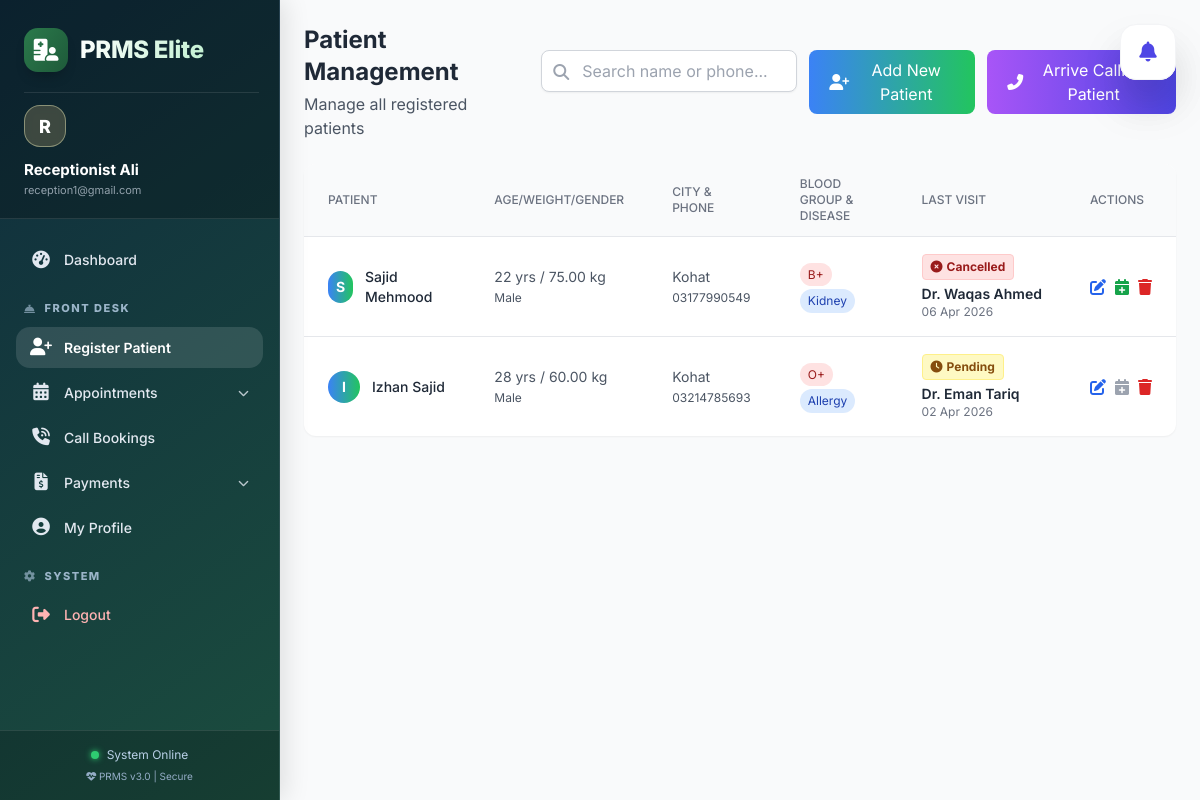
Before: /receptionist/patients.php (signed in) with the older database file.
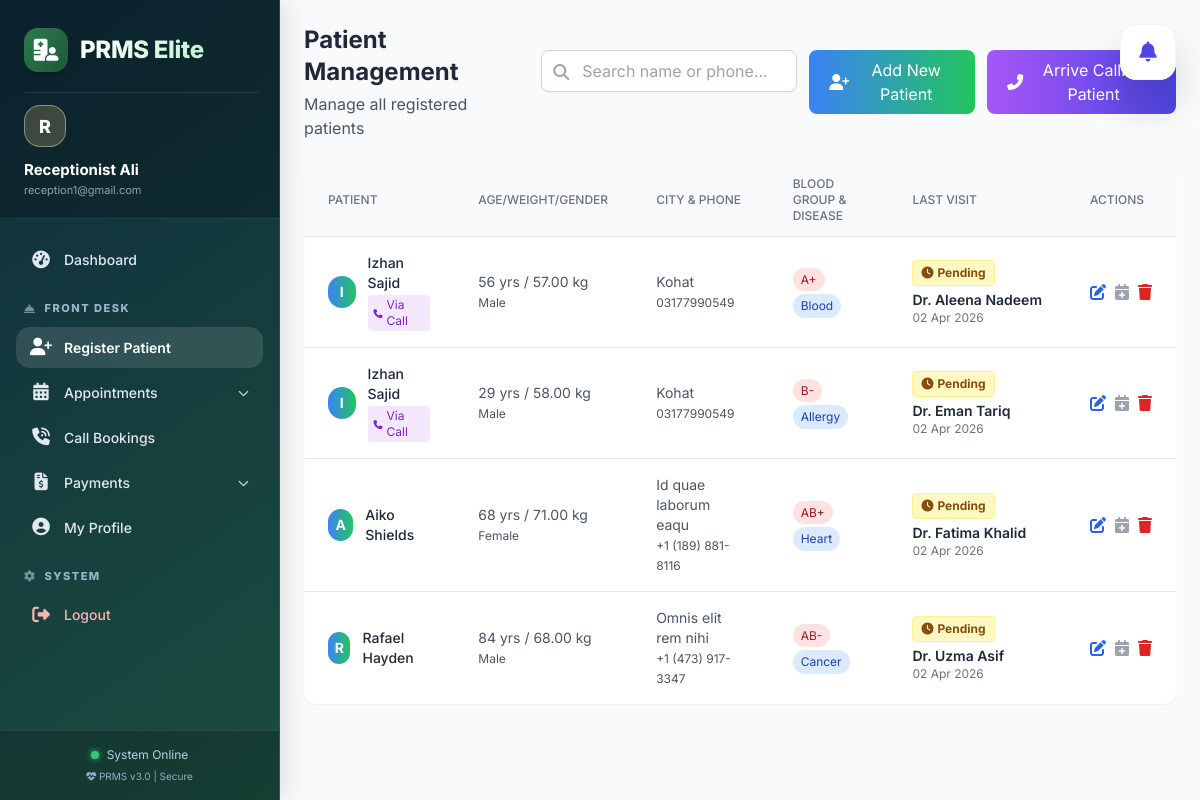
After: the same page with the newer database file.
### tables this page shows
CREATE TABLE `patients` (
  `id` int(11) NOT NULL,
  `name` varchar(100) DEFAULT NULL,
  `age` int(11) DEFAULT NULL,
  `weight` decimal(5,2) DEFAULT NULL,
  `disease` int(11) DEFAULT NULL,
  `gender` enum('male','female','other') DEFAULT NULL,
  `phone` varchar(20) DEFAULT NULL,
  `address` text DEFAULT NULL,
  `blood_group` varchar(10) DEFAULT NULL,
  `status` enum('active','inactive') DEFAULT 'active',
  `created_at` timestamp NOT NULL DEFAULT current_timestamp()
);

### receptionist/patients.php (the view, shortened to what the changed rows need)
<?php
require_once '../config/db.php';
$search = isset($_GET['search']) ? mysqli_real_escape_string($conn, $_GET['search']) : '';
$where_clause = "";
$patients_query = "SELECT p.*,
                   (SELECT COUNT(*) FROM appointments
                    WHERE patient_id = p.id AND status = 'pending') as pending_appointments,
                   (SELECT name FROM categories WHERE id = p.disease) as disease_name,
                   (SELECT a.status FROM appointments a
                    WHERE a.patient_id = p.id
                    ORDER BY a.created_at DESC LIMIT 1) as last_appt_status,
                   (SELECT u.name FROM appointments a
                    JOIN doctors d ON a.doctor_id = d.id
                    JOIN users u ON d.user_id = u.id
                    WHERE a.patient_id = p.id
                    ORDER BY a.created_at DESC LIMIT 1) as last_doctor_name,
                   (SELECT a.appointment_date FROM appointments a
                    WHERE a.patient_id = p.id
                    ORDER BY a.created_at DESC LIMIT 1) as last_appt_date,
                   (SELECT COUNT(*) FROM call_appointments ca
                    WHERE ca.patient_id = p.id AND ca.status = 'visited') as via_call_count
                   FROM patients p
                   $where_clause
                   ORDER BY p.created_at DESC";
if (!$search) {
    $patients_query .= " LIMIT 50";
}
$patients_result = mysqli_query($conn, $patients_query);
include '../includes/header.php';
?>
<div class="flex-1 overflow-y-auto bg-gray-50">
    <div class="p-6">
        <div class="flex flex-col md:flex-row justify-between items-start md:items-center gap-4 mb-6">
            <div>
                <h1 class="text-2xl font-bold text-gray-800">Patient Management</h1>
            </div>
        </div>
        <div class="bg-white rounded-xl shadow-sm overflow-hidden">
            <div class="overflow-x-auto">
                <table class="w-full">
                    <thead class="bg-gray-50 border-b">
                        <tr>
                            <th class="px-6 py-3 text-left text-xs font-medium text-gray-500 uppercase">Patient</th>
                            <th class="px-6 py-3 text-left text-xs font-medium text-gray-500 uppercase">Age/Weight/Gender</th>
                            <th class="px-6 py-3 text-left text-xs font-medium text-gray-500 uppercase">City & Phone</th>
                            <th class="px-6 py-3 text-left text-xs font-medium text-gray-500 uppercase">Blood Group & Disease</th>
                            <th class="px-6 py-3 text-left text-xs font-medium text-gray-500 uppercase">Last Visit</th>
                            <th class="px-6 py-3 text-left text-xs font-medium text-gray-500 uppercase">Actions</th>
                        </tr>
                    </thead>
                    <tbody class="divide-y divide-gray-200">
                        <?php if (mysqli_num_rows($patients_result) > 0): ?>
                            <?php while ($patient = mysqli_fetch_assoc($patients_result)): ?>
                                <tr class="hover:bg-gray-50 transition">
                                    <td class="px-6 py-4">
                                        <div class="flex items-center">
                                            <div class="w-8 h-8 rounded-full bg-gradient-to-r from-blue-500 to-green-500 flex items-center justify-center text-white text-sm font-bold">
                                                <?php echo strtoupper(substr($patient['name'], 0, 1)); ?>
                                            </div>
                                            <div class="ml-3">
                                                <p class="text-sm font-medium text-gray-800"><?php echo htmlspecialchars($patient['name']); ?></p>
                                                <?php if ($patient['via_call_count'] > 0): ?>
                                                    <span class="inline-flex items-center px-1.5 py-0.5 rounded text-xs bg-purple-100 text-purple-700 mt-0.5">
                                                        <i class="fas fa-phone mr-1" style="font-size:9px"></i>Via Call
                                                    </span>
                                                <?php endif; ?>
                                            </div>
                                        </div>
                                    </td>
                                    <td class="px-6 py-4 text-sm text-gray-600">
                                        <?php echo $patient['age']; ?> yrs / <?php echo $patient['weight']; ?> kg <br>
                                        <span class="capitalize text-xs"><?php echo $patient['gender']; ?></span>
                                    </td>
                                    <td class="px-6 py-4 text-sm text-gray-600">
                                        <?php echo htmlspecialchars($patient['address']); ?><br>
                                        <span class="text-xs"><?php echo htmlspecialchars($patient['phone']); ?></span>
                                    </td>
                                    <td class="px-6 py-4">
                                        <?php if ($patient['blood_group']): ?>
                                            <span class="px-2 py-1 text-xs rounded-full bg-red-100 text-red-800">
                                                <?php echo htmlspecialchars($patient['blood_group']); ?>
                                            </span>
                                        <?php else: ?>
                                            <span class="text-gray-400 text-sm">—</span>
                                        <?php endif; ?>
                                        <br>
                                        <?php if ($patient['disease_name']): ?>
                                            <span class="px-2 py-1 text-xs rounded-full bg-blue-100 text-blue-800 mt-1 inline-block">
                                                <?php echo htmlspecialchars($patient['disease_name']); ?>
                                            </span>
                                        <?php endif; ?>
                                    </td>
                                    <td class="px-6 py-4">
                                        <?php if ($patient['last_appt_status']): ?>
                                            <?php
                                                $status_cfg = [
                                                    'pending'   => ['bg-yellow-100 text-yellow-800 border-yellow-200', 'fa-clock',        'Pending'],
                                                    'completed' => ['bg-green-100 text-green-800 border-green-200',  'fa-check-circle',  'Completed'],
                                                    'cancelled' => ['bg-red-100 text-red-800 border-red-200',      'fa-times-circle',  'Cancelled'],
                                                ];
                                                $s = $patient['last_appt_status'];
                                                [$cls, $ico, $lbl] = $status_cfg[$s] ?? ['bg-gray-100 text-gray-600 border-gray-200', 'fa-circle', ucfirst($s)];
                                            ?>
                                            <span class="inline-flex items-center px-2 py-1 rounded border text-xs font-bold <?php echo $cls; ?>">
                                                <i class="fas <?php echo $ico; ?> mr-1"></i><?php echo $lbl; ?>
                                            </span>
                                            <?php if ($patient['last_doctor_name']): ?>
                                                <p class="text-sm font-semibold text-gray-800 mt-1 truncate max-w-[150px]" title="<?php echo htmlspecialchars($patient['last_doctor_name']); ?>">
                                                   Dr. <?php echo htmlspecialchars(trim(str_replace('Dr.', '', $patient['last_doctor_name']))); ?>
                                                </p>
                                            <?php endif; ?>
                                            <?php if ($patient['last_appt_date']): ?>
                                                <p class="text-xs text-gray-500">
                                                    <?php echo date('d M Y', strtotime($patient['last_appt_date'])); ?>
                                                </p>
                                            <?php endif; ?>
                                        <?php else: ?>
                                            <div class="text-center py-2">
                                                <span class="text-gray-400 text-xs italic">No visits yet</span>
                                            </div>
                                        <?php endif; ?>
                                    </td>
                                    <td class="px-6 py-4">
                                        <div class="flex space-x-2">
                                            <button onclick="openEditModal(<?php echo $patient['id']; ?>, '<?php echo addslashes($patient['name']); ?>', <?php echo $patient['age']; ?>, <?php echo (float)$patient['weight']; ?>, <?php echo (int)$patient['disease']; ?>, '<?php echo $patient['gender']; ?>', '<?php echo htmlspecialchars($patient['phone']); ?>', '<?php echo addslashes($patient['address']); ?>', '<?php echo $patient['blood_group']; ?>', '<?php echo $patient['status']; ?>')"
                                                class="text-blue-600 hover:text-blue-800 transition" title="Edit">
                                                <i class="fas fa-edit"></i>
                                            </button>
                                            <?php if ($patient['pending_appointments'] > 0): ?>
                                                <span class="text-gray-400 cursor-not-allowed" title="Has pending appointment">
                                                    <i class="fas fa-calendar-plus"></i>
                                                </span>
                                            <?php else: ?>
                                                <a href="appointments/create.php?patient_id=<?php echo $patient['id']; ?>"
                                                    class="text-green-600 hover:text-green-800 transition" title="Book Appointment">
                                                    <i class="fas fa-calendar-plus"></i>
                                                </a>
                                            <?php endif; ?>
                                            <a href="javascript:void(0)"
                                                onclick="confirmDelete(<?php echo $patient['id']; ?>, '<?php echo htmlspecialchars($patient['name']); ?>')"
                                                class="text-red-600 hover:text-red-800 transition" title="Delete">
                                                <i class="fas fa-trash"></i>
                                            </a>
                                        </div>
                                    </td>
                                </tr>
                            <?php endwhile; ?>
                        <?php endif; ?>
        </tbody>
        </table>
        </div>
    </div>
</div>
</div>

Changed rows visible on the page:
removed patients: name "S", name "Sajid Mehmood", age "22", weight "75.00", gender "Male", address "Kohat", phone "03177990549", blood_group "B+", disease_name "Kidney", lbl "Cancelled", last_doctor_name "Waqas Ahmed", last_appt_date "06 Apr 2026"
removed patients: name "I", name "Izhan Sajid", age "28", weight "60.00", gender "Male", address "Kohat", phone "03214785693", blood_group "O+", disease_name "Allergy", lbl "Pending", last_doctor_name "Eman Tariq", last_appt_date "02 Apr 2026"
added patients: name "I", name "Izhan Sajid", shows "Via Call", age "56", weight "57.00", gender "Male", address "Kohat", phone "03177990549", blood_group "A+", disease_name "Blood", lbl "Pending", last_doctor_name "Aleena Nadeem", last_appt_date "02 Apr 2026"
added patients: name "I", name "Izhan Sajid", shows "Via Call", age "29", weight "58.00", gender "Male", address "Kohat", phone "03177990549", blood_group "B-", disease_name "Allergy", lbl "Pending", last_doctor_name "Eman Tariq", last_appt_date "02 Apr 2026"
added patients: name "A", name "Aiko Shields", age "68", weight "71.00", gender "Female", address "Id quae laborum eaqu", phone "+1 (189) 881-8116", blood_group "AB+", disease_name "Heart", lbl "Pending", last_doctor_name "Fatima Khalid", last_appt_date "02 Apr 2026"
added patients: name "R", name "Rafael Hayden", age "84", weight "68.00", gender "Male", address "Omnis elit rem nihi", phone "+1 (473) 917-3347", blood_group "AB-", disease_name "Cancer", lbl "Pending", last_doctor_name "Uzma Asif", last_appt_date "02 Apr 2026"
